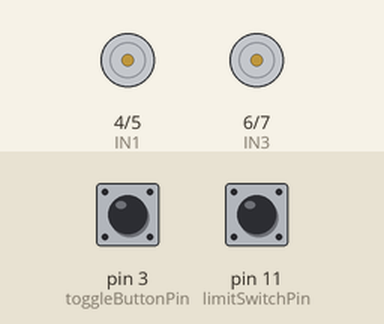
A sketch run on a simulated Arduino Uno, built with avr-gcc and run on an emulated ATmega328P. On the bench: motor-driver pin pairs drawn as motors (green arrow = first pin HIGH = forward, orange = second pin HIGH = backward, longer = more drive, scaled by the enable pin). The inputs (shaded band) are chosen by the test bench; at power-on: pin 3 (toggleButtonPin) HIGH, pin 11 (limitSwitchPin) HIGH. What the sketch prints to the serial monitor is not drawn.

Above: at 1.2 s.
1.3 s: pin 3 (toggleButtonPin) pulled LOW for 0.15 s
At 2.4 s:
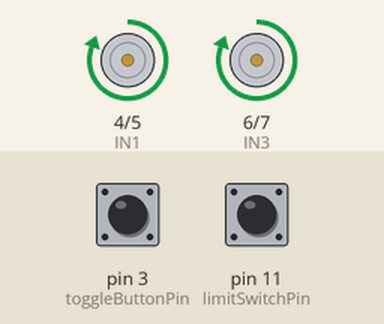
2.9 s: pin 11 (limitSwitchPin) pulled LOW for 0.15 s
At 3.7 s:
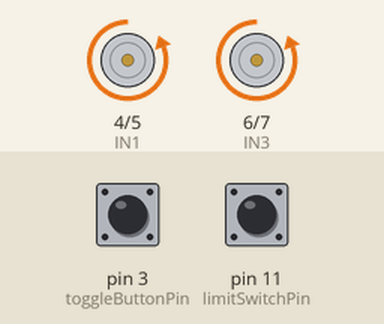
4.5 s: pin 3 (toggleButtonPin) pulled LOW for 1 s
At 5.2 s:
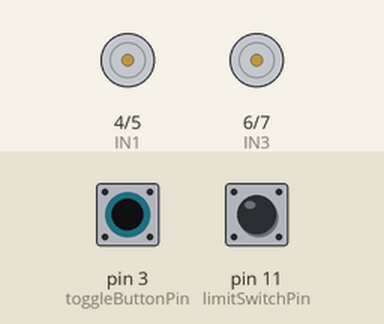
7.0 s: pin 3 (toggleButtonPin) pulled LOW for 3.2 s
At 7.9 s:
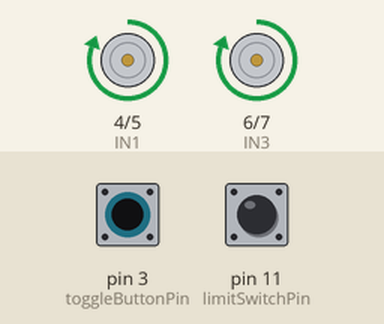
11.7 s: pin 11 (limitSwitchPin) pulled LOW for 1 s
At 12.1 s:
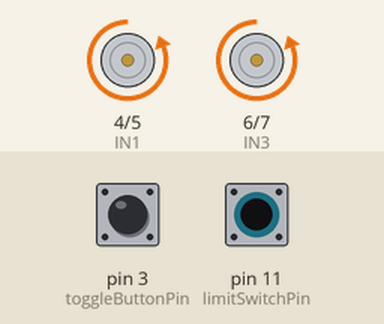
15.7 s: pin 11 (limitSwitchPin) pulsed LOW 5 times (0.12 s each, 0.3 s apart)
At 17.4 s:
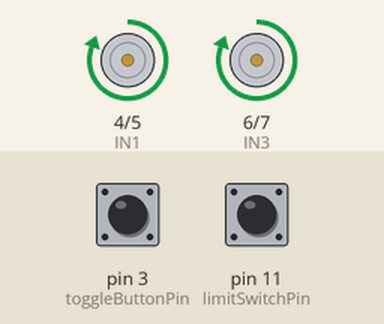
Timing chart, 0 to 18.9 s (numbered marks = the images above; inputs shaded):
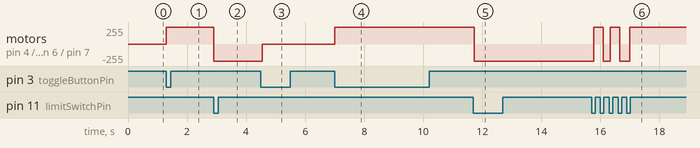

Measured:
- after the input at 1.3 s, motor on pin 4 (IN1) / pin 5 (IN2), motor on pin 6 (IN3) / pin 7 (IN4): stopped → forward 255/255 at once
- after the input at 2.9 s, motor on pin 4 (IN1) / pin 5 (IN2), motor on pin 6 (IN3) / pin 7 (IN4): forward 255/255 → backward 255/255 at once
- after the input at 4.5 s, motor on pin 4 (IN1) / pin 5 (IN2), motor on pin 6 (IN3) / pin 7 (IN4): backward 255/255 → stopped after 0.05 s
- after the input at 7.0 s, motor on pin 4 (IN1) / pin 5 (IN2), motor on pin 6 (IN3) / pin 7 (IN4): stopped → forward 255/255 at once
- after the input at 11.7 s, motor on pin 4 (IN1) / pin 5 (IN2), motor on pin 6 (IN3) / pin 7 (IN4): forward 255/255 → backward 255/255 at once
- after the input at 15.7 s, motor on pin 4 (IN1) / pin 5 (IN2), motor on pin 6 (IN3) / pin 7 (IN4): goes forward 255/255 0.33 s, backward 255/255 0.23 s, forward 255/255 0.33 s, backward 255/255 0.33 s, then forward 255/255, starting after 0.07 s

The sketch:

TerraProbe_Motor_Control_System.ino
```cpp
// L298N Motor Driver Pins
const int ENA = 9;
const int IN1 = 4;
const int IN2 = 5;
const int IN3 = 6;
const int IN4 = 7;
const int ENB = 10;

// Limit switch pin
const int limitSwitchPin = 11;

// ON/OFF button pin
const int toggleButtonPin = 3;

// States
bool isReversed = false;
bool lastLimitSwitchState = HIGH;
bool lastButtonState = HIGH;
bool motorsOn = false;

unsigned long lastDebounceTime = 0;
const unsigned long debounceDelay = 50;

void setup() {
  Serial.begin(9600);

  pinMode(ENA, OUTPUT);
  pinMode(IN1, OUTPUT);
  pinMode(IN2, OUTPUT);
  pinMode(IN3, OUTPUT);
  pinMode(IN4, OUTPUT);
  pinMode(ENB, OUTPUT);

  pinMode(limitSwitchPin, INPUT_PULLUP);
  pinMode(toggleButtonPin, INPUT_PULLUP);

  Serial.println("System ready. Press button on pin 3 to start motors.");
}

void loop() {
  // === Handle ON/OFF toggle button ===
  bool currentButtonState = digitalRead(toggleButtonPin);
  if (currentButtonState == LOW && lastButtonState == HIGH && millis() - lastDebounceTime > debounceDelay) {
    motorsOn = !motorsOn;

    if (motorsOn) {
      isReversed = false; // Always start in FORWARD direction
      setMotorDirection(isReversed);
      Serial.println("Motors TURNED ON.");
    } else {
      stopMotors();
      Serial.println("Motors TURNED OFF.");
    }

    lastDebounceTime = millis();
  }
  lastButtonState = currentButtonState;

  // === Handle limit switch toggle only if motors are ON ===
  if (motorsOn) {
    bool currentLimitState = digitalRead(limitSwitchPin);
    if (currentLimitState == LOW && lastLimitSwitchState == HIGH && millis() - lastDebounceTime > debounceDelay) {
      isReversed = !isReversed;
      setMotorDirection(isReversed);
      Serial.print("Limit switch toggled → Motors now: ");
      Serial.println(isReversed ? "REVERSE" : "FORWARD");
      lastDebounceTime = millis();
    }
    lastLimitSwitchState = currentLimitState;

    // Debug info
    Serial.print("Limit Switch: ");
    Serial.print(digitalRead(limitSwitchPin) == LOW ? "PRESSED (1)" : "RELEASED (0)");
    Serial.print(" | Direction: ");
    Serial.println(isReversed ? "REVERSE" : "FORWARD");

    delay(100);
  }
}

void setMotorDirection(bool reverse) {
  if (reverse) {
    digitalWrite(IN1, LOW);
    digitalWrite(IN2, HIGH);
    digitalWrite(IN3, LOW);
    digitalWrite(IN4, HIGH);
  } else {
    digitalWrite(IN1, HIGH);
    digitalWrite(IN2, LOW);
    digitalWrite(IN3, HIGH);
    digitalWrite(IN4, LOW);
  }

  analogWrite(ENA, 255);
  analogWrite(ENB, 255);
}

void stopMotors() {
  analogWrite(ENA, 0);
  analogWrite(ENB, 0);
  digitalWrite(IN1, LOW);
  digitalWrite(IN2, LOW);
  digitalWrite(IN3, LOW);
  digitalWrite(IN4, LOW);
}
```
